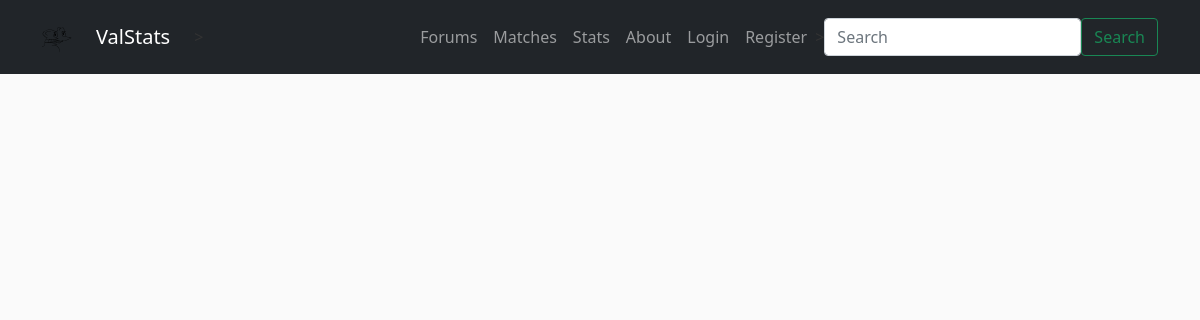
The app's page /, older data.
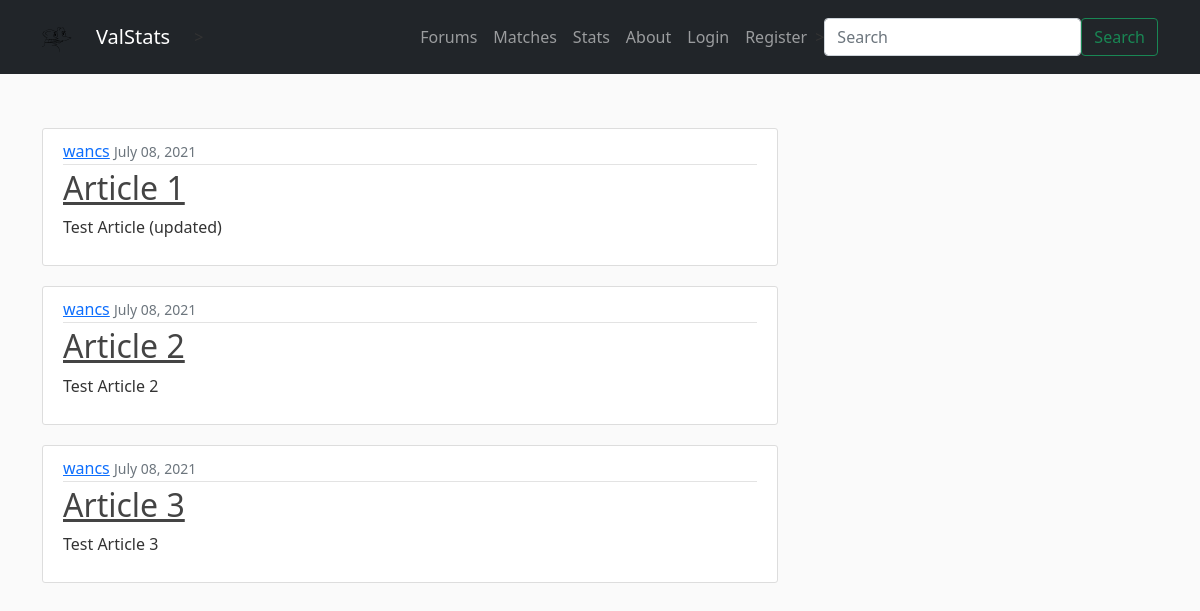
The same page, newer data.
### visualize/models.py (models this page shows, shortened)
class Post(models.Model):
    title = models.CharField(max_length=100)
    content = models.TextField() # may need to change the type of model when adding visuals/infographics
    date_posted = models.DateTimeField(default=timezone.now) #auto_now = True for last modified
    author = models.ForeignKey(User, on_delete=models.CASCADE) #if user deleted --> delete their posts but not the other way around

### visualize/views.py (the view)
# urls.py: 2. Add a URL to urlpatterns:  path('', views.home, name='home')
def home(request):
    context = {
        'posts': Post.objects.all()
    }
    return render(request, 'visualize/home.html', context)

### visualize/templates/visualize/home.html
{% extends "visualize/base.html" %}
{% block content %}
    {% for post in posts %}
        <article class="media content-section">
            <div class="media-body">
            <div class="article-metadata">
                <a class="mr-2" href="#">{{ post.author }}</a>
                <small class="text-muted">{{ post.date_posted|date:"F d, Y" }}</small>
            </div>
            <h2><a class="article-title" href="#">{{ post.title }}</a></h2>
            <p class="article-content">{{ post.content }}</p>
            </div>
        </article>
    {% endfor %}
{% endblock content %}

### visualize/templates/visualize/base.html (shortened to what this page needs)
{% load static %}
<!DOCTYPE html>
<html>
<head>
     <link href="https://cdn.jsdelivr.net/npm/bootstrap@5.0.2/dist/css/bootstrap.min.css" rel="stylesheet">
     {% load static %}
     <link rel="stylesheet" type="text/css" href="{% static 'css/main.css' %}">
</head>
<body>
    <nav class="navbar navbar-expand-lg bg-dark navbar-dark py-2 fixed-top justify-content-between">
        <div class="container">
          <nav class="navbar navbar-light bg-dark ">
            <a class="navbar-brand" href="/">
              <img src="/cheegems.svg" width= "30" height = "30" alt="">
            </a>
          </nav>
          <a href="/" class="navbar-brand p-2 ">ValStats </a>
          <div class="collapse navbar-collapse" id="navmenu">
            <ul class="navbar-nav ms-auto">
              <li class="nav-item">
                <a href="forums" class="nav-link">Forums</a>
              </li>
              <li class="nav-item">
                <a href="matches" class="nav-link">Matches</a>
              </li>
              <li class="nav-item">
                <a href="stats" class="nav-link">Stats</a>
              </li>
              <li class="nav-item">
                <a href="about" class="nav-link">About</a>
              </li>
              {% if user.is_authenticated %}
                <li class="nav-item">
                  <a class="nav-item nav-link" href="{% url 'profile' %}">Profile</a>
                </li>
                <li class="nav-item">
                  <a class="nav-item nav-link" href="{% url 'logout' %}">Logout</a>
                </li>
              {% else %}
                <li class="nav-item">
                  <a class="nav-item nav-link" href="{% url 'login' %}">Login</a>
                </li>
                <li class="nav-item">
                  <a class="nav-item nav-link" href="{% url 'register' %}">Register</a>
                </li>
              {% endif %}
            </ul>
            <form class="form-inline my-2 my-lg-0">
              <input class="form-control mr-sm-2" type="search" placeholder="Search" aria-label="Search">
            </form>
            <button class="btn btn-outline-success my-2 my-sm-0" type="submit">Search</button>
          </div>
        </div>
      </nav>
      <main role="main" class="container">
        <div class="row">
            <div class="col-md-8 py-5">
              {% block content %}{% endblock %}
            </div>
          </div>
      </main>
</body>
</html>

### visualize/static/css/main.css (style rules this page uses)
body { background: #fafafa; color: #333333; margin-top: 5rem; }
h1, h2, h3, h4, h5, h6 { color: #444444; }
ul { margin: 0; }
.content-section { background: #ffffff; padding: 10px 20px; border: 1px solid #dddddd; border-radius: 3px; margin-bottom: 20px; }
.article-title { color: #444444; }
.article-content { white-space: pre-line; }
.article-metadata { padding-bottom: 1px; margin-bottom: 4px; border-bottom: 1px solid #e3e3e3 }

Row changes from the older to the newer data that the page shows:
added Post: author "wancs", date_posted "July 08, 2021", title "Article 1", content "Test Article (updated)"
added Post: author "wancs", date_posted "July 08, 2021", title "Article 2", content "Test Article 2"
added Post: author "wancs", date_posted "July 08, 2021", title "Article 3", content "Test Article 3"
